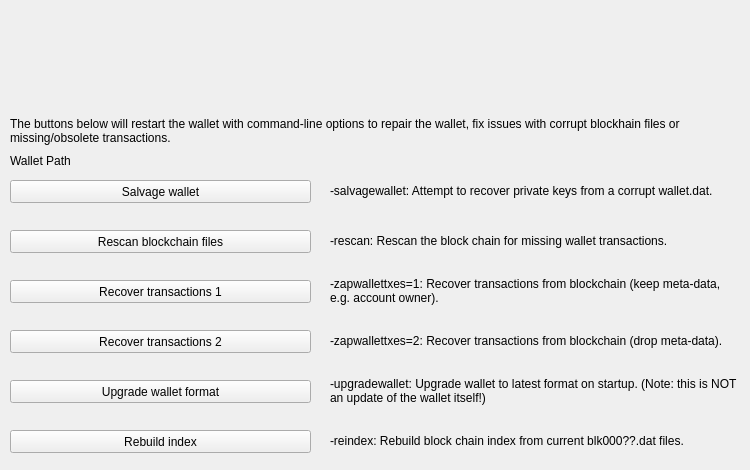
     <widget class="QWidget" name="tab_repair">
      <attribute name="title">
       <string>&amp;Wallet Repair</string>
      </attribute>
      <widget class="QPushButton" name="btn_salvagewallet">
       <property name="geometry">
        <rect>
         <x>10</x>
         <y>180</y>
         <width>301</width>
         <height>23</height>
        </rect>
       </property>
       <property name="minimumSize">
        <size>
         <width>180</width>
         <height>23</height>
        </size>
       </property>
       <property name="text">
        <string>Salvage wallet</string>
       </property>
      </widget>
      <widget class="QPushButton" name="btn_rescan">
       <property name="geometry">
        <rect>
         <x>10</x>
         <y>230</y>
         <width>301</width>
         <height>23</height>
        </rect>
       </property>
       <property name="minimumSize">
        <size>
         <width>180</width>
         <height>23</height>
        </size>
       </property>
       <property name="text">
        <string>Rescan blockchain files</string>
       </property>
      </widget>
      <widget class="QPushButton" name="btn_zapwallettxes1">
       <property name="geometry">
        <rect>
         <x>10</x>
         <y>280</y>
         <width>301</width>
         <height>23</height>
        </rect>
       </property>
       <property name="minimumSize">
        <size>
         <width>180</width>
         <height>23</height>
        </size>
       </property>
       <property name="text">
        <string>Recover transactions 1</string>
       </property>
      </widget>
      <widget class="QPushButton" name="btn_zapwallettxes2">
       <property name="geometry">
        <rect>
         <x>10</x>
         <y>330</y>
         <width>301</width>
         <height>23</height>
        </rect>
       </property>
       <property name="minimumSize">
        <size>
         <width>180</width>
         <height>23</height>
        </size>
       </property>
       <property name="text">
        <string>Recover transactions 2</string>
       </property>
      </widget>
      <widget class="QPushButton" name="btn_upgradewallet">
       <property name="geometry">
        <rect>
         <x>10</x>
         <y>380</y>
         <width>301</width>
         <height>23</height>
        </rect>
       </property>
       <property name="minimumSize">
        <size>
         <width>180</width>
         <height>23</height>
        </size>
       </property>
       <property name="text">
        <string>Upgrade wallet format</string>
       </property>
      </widget>
      <widget class="QLabel" name="label_repair_helptext">
       <property name="geometry">
        <rect>
         <x>10</x>
         <y>110</y>
         <width>711</width>
         <height>41</height>
        </rect>
       </property>
       <property name="font">
        <font>
         <weight>50</weight>
         <bold>false</bold>
        </font>
       </property>
       <property name="text">
        <string>The buttons below will restart the wallet with command-line options to repair the wallet, fix issues with corrupt blockhain files or missing/obsolete transactions.</string>
       </property>
       <property name="wordWrap">
        <bool>true</bool>
       </property>
      </widget>
      <widget class="QLabel" name="label_repair_salvage">
       <property name="geometry">
        <rect>
         <x>330</x>
         <y>170</y>
         <width>411</width>
         <height>41</height>
        </rect>
       </property>
       <property name="text">
        <string>-salvagewallet: Attempt to recover private keys from a corrupt wallet.dat.</string>
       </property>
       <property name="wordWrap">
        <bool>true</bool>
       </property>
      </widget>
      <widget class="QLabel" name="label_repair_rescan">
       <property name="geometry">
        <rect>
         <x>330</x>
         <y>220</y>
         <width>411</width>
         <height>41</height>
        </rect>
       </property>
       <property name="text">
        <string>-rescan: Rescan the block chain for missing wallet transactions.</string>
       </property>
       <property name="wordWrap">
        <bool>true</bool>
       </property>
      </widget>
      <widget class="QLabel" name="label_repair_zap1">
       <property name="geometry">
        <rect>
         <x>330</x>
         <y>270</y>
         <width>411</width>
         <height>41</height>
        </rect>
       </property>
       <property name="text">
        <string>-zapwallettxes=1: Recover transactions from blockchain (keep meta-data, e.g. account owner).</string>
       </property>
       <property name="wordWrap">
        <bool>true</bool>
       </property>
      </widget>
      <widget class="QLabel" name="label_repair_zap2">
       <property name="geometry">
        <rect>
         <x>330</x>
         <y>320</y>
         <width>411</width>
         <height>41</height>
        </rect>
       </property>
       <property name="text">
        <string>-zapwallettxes=2: Recover transactions from blockchain (drop meta-data).</string>
       </property>
       <property name="wordWrap">
        <bool>true</bool>
       </property>
      </widget>
      <widget class="QLabel" name="label_repair_upgrade">
       <property name="geometry">
        <rect>
         <x>330</x>
         <y>370</y>
         <width>411</width>
         <height>41</height>
        </rect>
       </property>
       <property name="text">
        <string>-upgradewallet: Upgrade wallet to latest format on startup. (Note: this is NOT an update of the wallet itself!)</string>
       </property>
       <property name="wordWrap">
        <bool>true</bool>
       </property>
      </widget>
      <widget class="QLabel" name="label_repair_header">
       <property name="geometry">
        <rect>
         <x>20</x>
         <y>20</y>
         <width>638</width>
         <height>74</height>
        </rect>
       </property>
       <property name="font">
        <font>
         <pointsize>10</pointsize>
         <weight>75</weight>
         <bold>true</bold>
        </font>
       </property>
       <property name="text">
        <string>&lt;html&gt;&lt;head/&gt;&lt;body&gt;&lt;p&gt;&lt;img src=&quot;:/icons/light/coin-lobby_repair&quot;/&gt;&lt;/p&gt;&lt;/body&gt;&lt;/html&gt;</string>
       </property>
       <property name="wordWrap">
        <bool>true</bool>
       </property>
      </widget>
      <widget class="QPushButton" name="btn_reindex">
       <property name="geometry">
        <rect>
         <x>10</x>
         <y>430</y>
         <width>301</width>
         <height>23</height>
        </rect>
       </property>
       <property name="text">
        <string>Rebuild index</string>
       </property>
      </widget>
      <widget class="QLabel" name="label_repair_reindex">
       <property name="geometry">
        <rect>
         <x>330</x>
         <y>420</y>
         <width>411</width>
         <height>41</height>
        </rect>
       </property>
       <property name="text">
        <string>-reindex: Rebuild block chain index from current blk000??.dat files.</string>
       </property>
       <property name="wordWrap">
        <bool>true</bool>
       </property>
      </widget>
      <widget class="QLabel" name="wallet_path">
       <property name="geometry">
        <rect>
         <x>10</x>
         <y>150</y>
         <width>731</width>
         <height>21</height>
        </rect>
       </property>
       <property name="text">
        <string>Wallet Path</string>
       </property>
      </widget>
     </widget>
